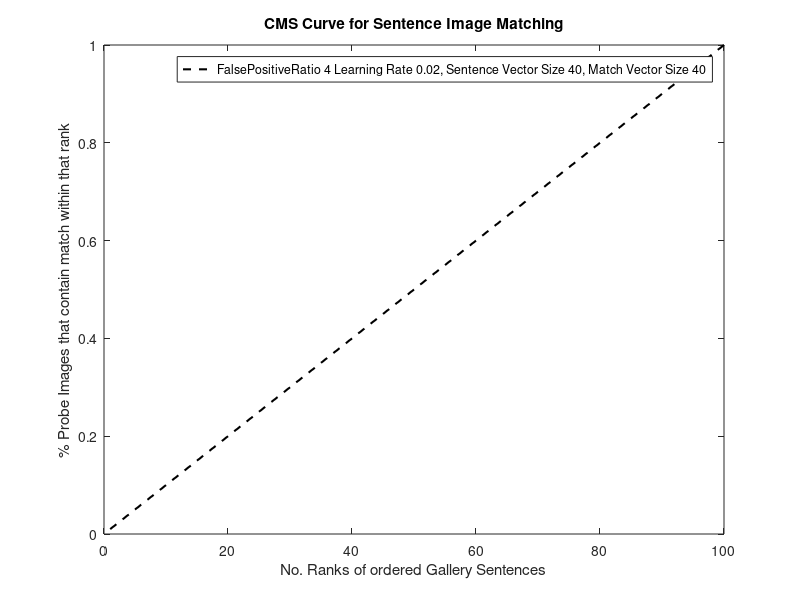

MATLAB code for this plot:
%%%%%%%%%%%%%%%%%%%%%%%%%%%%%%%%%%%%%%%%%%%%%%%%%%%%%%%%%%%%%%%%
%%displayResults.m
%%Method to show bunch of results together if already exist
%%Will NOT extract new ones
%%%%%%%%%%%%%%%%%%%%%%%%%%%%%%%%%%%%%%%%%%%%%%%%%%%%%%%%%%%%%%%5
clear; clc;
close all;

IMAGES=0;
SENTENCES=1;
SENTENCEIMAGES=2;
SENTENCESPECIFIC=3;
IMAGESPECIFIC=4;
NORMAL=0;
SIMWORDS=1;
USELESSWORDS=2;

MEAN=1;
MAX=2;
MATRIX=3;

READ_ALL=3;
READ_DISTORT=4;

mode=SENTENCEIMAGES;

imageClassifier='XQDA';
imageFeature='autoEncode2d';
trainLevel=3;
noImages=0;
imageTrainType='pairs';
imageSizes=[40,50];%display all imageHiddenSizes default
imageRetinex=[0]; %1 or 0
imageMaxEpoch=[[100,50,100]];%[200,100,200], [400,200,400]
imageReadIn=[READ_DISTORT];%READ_ALL
imageTrainingSizes= [1000,2000]; %2000,1500,1000,500
imageHiddenSizes=[[1000,200];[1500, 200];[1500,100]];
imageNumRanks=1000;

% Will be the same for all exps
sentenceFeature='autoEncodeSentences';
sentenceTrainLevel='3';
sentenceArrange='pairs';
sentencePrecise=1;
% Will vary
sentenceClassifier={'XQDA'}; %twoChannel2, twoChannel3, XQDA
sentenceSizes=[100,200,300,400,500];
sentenceNormalisation=[MATRIX];%MEAN, MODE
sentenceModes=[USELESSWORDS, SIMWORDS, NORMAL];%,SIMWORDS,USELESSWORDS
sentenceWindows=[3,5,7,10];
sentenceThresholds=[200,150,0];
sentenceHiddenSizes=[[100,40]];%etc
sentenceMaxEpochs=[[20,10,100]];
sentenceTrainSplit=[2000];%200
sentenceTop=0;%0 by default 0.4?
sentencesRun={
   %'XQDA_mode2_norm3outvectors_phrase_win7_threshold0_size100autoEncodeSentences_trainLevel3_pairs_hiddensizes10040_maxepochs2010100_trainsplit2000_precise0',...
  % 'XQDA_mode2_norm3outvectors_phrase_win10_threshold200_size200autoEncodeSentences_trainLevel3_pairs_hiddensizes10040_maxepochs2010100_trainsplit2000_precise0',...
   %'XQDA_mode2_norm3outvectors_phrase_win3_threshold200_size300autoEncodeSentences_trainLevel3_pairs_hiddensizes10040_maxepochs2010100_trainsplit2000_precise0',...
  % 'XQDA_mode2_norm3outvectors_phrase_win10_threshold200_size400autoEncodeSentences_trainLevel3_pairs_hiddensizes10040_maxepochs2010100_trainsplit2000_precise0',...
  % 'XQDA_mode2_norm3outvectors_phrase_win10_threshold200_size500autoEncodeSentences_trainLevel3_pairs_hiddensizes10040_maxepochs2010100_trainsplit2000_precise0'
   %'XQDA_mode1_norm3outvectors_phrase_win5_threshold0_size100autoEncodeSentences_trainLevel3_pairs_hiddensizes10040_maxepochs2010100_trainsplit2000_precise0',...
  % 'XQDA_mode1_norm3outvectors_phrase_win3_threshold150_size200autoEncodeSentences_trainLevel3_pairs_hiddensizes10040_maxepochs2010100_trainsplit2000_precise0',...
  % 'XQDA_mode1_norm3outvectors_phrase_win5_threshold0_size300autoEncodeSentences_trainLevel3_pairs_hiddensizes10040_maxepochs2010100_trainsplit2000_precise0',...
  % 'XQDA_mode1_norm3outvectors_phrase_win5_threshold0_size400autoEncodeSentences_trainLevel3_pairs_hiddensizes10040_maxepochs2010100_trainsplit2000_precise0',...
  % 'XQDA_mode1_norm3outvectors_phrase_win5_threshold200_size500autoEncodeSentences_trainLevel3_pairs_hiddensizes10040_maxepochs2010100_trainsplit2000_precise0'
    
   % 'XQDA_mode2_norm3outvectors_phrase_win10_threshold200_size200autoEncodeSentences_trainLevel3_pairs_hiddensizes10040_maxepochs2010100_trainsplit2000_precise0',...
   % 'XQDA_mode1_norm3outvectors_phrase_win5_threshold0_size100autoEncodeSentences_trainLevel3_pairs_hiddensizes10040_maxepochs2010100_trainsplit2000_precise0',...
   % 'XQDA_mode0_norm3outvectors_phrase_win5_threshold200_size200autoEncodeSentences_trainLevel3_pairs_hiddensizes10040_maxepochs2010100_trainsplit2000_precise0',...
   % 'XQDA_mode0_norm3outvectors_phrase_win10_threshold0_size300autoEncodeSentences_trainLevel3_pairs_hiddensizes10040_maxepochs2010100_trainsplit2000_precise0',...
   % 'XQDA_mode0_norm3outvectors_phrase_win7_threshold0_size400autoEncodeSentences_trainLevel3_pairs_hiddensizes10040_maxepochs2010100_trainsplit2000_precise0',...
   % 'XQDA_mode0_norm3outvectors_phrase_win5_threshold150_size400autoEncodeSentences_trainLevel3_pairs_hiddensizes10040_maxepochs2010100_trainsplit2000_precise0',...
   % 'XQDA_mode0_norm3outvectors_phrase_win3_threshold0_size500autoEncodeSentences_trainLevel3_pairs_hiddensizes10040_maxepochs2010100_trainsplit2000_precise0'
   
   'XQDA_mode1_norm3outvectors_phrase_win5_threshold0_size100autoEncodeSentences_trainLevel3_pairs_hiddensizes10040_maxepochs2010100_trainsplit2000_precise1',...
   'XQDA_mode1_norm3outvectors_phrase_win5_threshold0_size100autoEncodeSentences_trainLevel3_pairs_hiddensizes10040_maxepochs2010100_trainsplit2000_precise0'
   
    %'autoEncodeMatches_mode0_norm3outvectors_phrase_win10_threshold200_size300autoEncodeSentences_trainLevel3_pairs_hiddensizes10040_maxepochs2010100_trainsplit2000_precise0.mat',...
    %'twoChannel2_mode1_norm3outvectors_phrase_win10_threshold200_size500autoEncodeSentences_trainLevel3_pairs_hiddensizes10040_maxepochs2010100_trainsplit2000_precise0',...
    %'twoChannel_mode0_norm3outvectors_phrase_win3_threshold100_size50autoEncodeSentences_trainLevel3_pairs_hiddensizes200100_maxepochs102050_trainsplit200.mat'
};

sentenceImagesRun={
   % 'twoChannel2_autoEncode2d_1pca200402010201010051mode0_norm3outvectors_phrase_win10_threshold150_size100autoEncodeSentences_trainLevel3_pairs_hiddensizes10040_maxepochs2010100_trainsplit2000_precise0.mat.mat',...
    %'twoChannel2_autoEncode2d_1pca2004020102010100510.01500mode1_norm3outvectors_phrase_win5_threshold0_size100autoEncodeSentences_trainLevel3_pairs_hiddensizes10040_maxepochs2010100_trainsplit2000_precise0.mat.mat',...
    %'twoChannel3_autoEncode2d_1pca2004020102010100510.01500mode0_norm3outvectors_phrase_win10_threshold150_size100autoEncodeSentences_trainLevel3_pairs_hiddensizes10040_maxepochs2010100_trainsplit2000_precise0.mat.mat'

%    'precisetwoChannel2_autoEncode2d_1lda1004020102010100500.0110001mode1_norm3outvectors_phrase_win5_threshold0_size100autoEncodeSentences_trainLevel3_pairs_hiddensizes10040_maxepochs2010100_trainsplit2000_precise0.mat.mat',... 
%    'precisetwoChannel2_autoEncode2d_1pca1004020102010100500.0110001mode1_norm3outvectors_phrase_win5_threshold0_size100autoEncodeSentences_trainLevel3_pairs_hiddensizes10040_maxepochs2010100_trainsplit2000_precise0.mat.mat',... 
%              'twoChannel2_autoEncode2d_1lda1004020102010100500.0110000mode1_norm3outvectors_phrase_win5_threshold0_size100autoEncodeSentences_trainLevel3_pairs_hiddensizes10040_maxepochs2010100_trainsplit2000_precise0.mat.mat', ...
%               'twoChannel2_autoEncode2d_1pca1004020102010100500.0110000mode1_norm3outvectors_phrase_win5_threshold0_size100autoEncodeSentences_trainLevel3_pairs_hiddensizes10040_maxepochs2010100_trainsplit2000_precise0.mat.mat' ,...
% 'twoChannel2_LOMO_4lda1004020102010100500.0310000mode1_norm3outvectors_phrase_win5_threshold0_size100autoEncodeSentences_trainLevel3_pairs_hiddensizes10040_maxepochs2010100_trainsplit2000_precise0.mat.mat',...
%'twoChannel2_LOMO_10lda1004020102010100500.0310000mode1_norm3outvectors_phrase_win5_threshold0_size100autoEncodeSentences_trainLevel3_pairs_hiddensizes10040_maxepochs2010100_trainsplit2000_precise0.mat.mat',...
%              'twoChannel2_LOMO_4lda1004020102010100500.0210000mode1_norm3outvectors_phrase_win5_threshold0_size100autoEncodeSentences_trainLevel3_pairs_hiddensizes10040_maxepochs2010100_trainsplit2000_precise0.mat.mat',...
%'twoChannel2_LOMO_10lda1004020102010100500.0210000mode1_norm3outvectors_phrase_win5_threshold0_size100autoEncodeSentences_trainLevel3_pairs_hiddensizes10040_maxepochs2010100_trainsplit2000_precise0.mat.mat',...
%'precisetwoChannel2_LOMO_1lda1004020102010100500.0110001mode1_norm3outvectors_phrase_win5_threshold0_size100autoEncodeSentences_trainLevel3_pairs_hiddensizes10040_maxepochs2010100_trainsplit2000_precise0.mat.mat',...
%'twoChannel2_LOMO_1lda1004020102010100500.0110000mode1_norm3outvectors_phrase_win5_threshold0_size100autoEncodeSentences_trainLevel3_pairs_hiddensizes10040_maxepochs2010100_trainsplit2000_precise0.mat.mat',...
%'twoChannel2_LOMO_2lda1004020102010100500.0110000mode1_norm3outvectors_phrase_win5_threshold0_size100autoEncodeSentences_trainLevel3_pairs_hiddensizes10040_maxepochs2010100_trainsplit2000_precise0.mat.mat',...
%'twoChannel2_LOMO_3lda1004020102010100500.0110000mode1_norm3outvectors_phrase_win5_threshold0_size100autoEncodeSentences_trainLevel3_pairs_hiddensizes10040_maxepochs2010100_trainsplit2000_precise0.mat.mat',...
%'twoChannel2_LOMO_4lda1004020102010100500.0110000mode1_norm3outvectors_phrase_win5_threshold0_size100autoEncodeSentences_trainLevel3_pairs_hiddensizes10040_maxepochs2010100_trainsplit2000_precise0.mat.mat',...
%'twoChannel2_LOMO_5lda1004020102010100500.0110000mode1_norm3outvectors_phrase_win5_threshold0_size100autoEncodeSentences_trainLevel3_pairs_hiddensizes10040_maxepochs2010100_trainsplit2000_precise0.mat.mat',...
%'twoChannel2_LOMO_10lda1004020102010100500.0110000mode1_norm3outvectors_phrase_win5_threshold0_size100autoEncodeSentences_trainLevel3_pairs_hiddensizes10040_maxepochs2010100_trainsplit2000_precise0.mat.mat'

%'twoChannel2_autoEncode2d_mirrored1lda1004020102010100500.0110000mode1_norm3outvectors_phrase_win5_threshold0_size100autoEncodeSentences_trainLevel3_pairs_hiddensizes10040_maxepochs2010100_trainsplit2000_precise0.mat.mat',...
%'twoChannel2_autoEncode2d_mirrored1pca1004020102010100500.0110000mode1_norm3outvectors_phrase_win5_threshold0_size100autoEncodeSentences_trainLevel3_pairs_hiddensizes10040_maxepochs2010100_trainsplit2000_precise0.mat.mat',...
%'twoChannel2_autoEncode2d_none1lda1004020102010100500.0110000mode1_norm3outvectors_phrase_win5_threshold0_size100autoEncodeSentences_trainLevel3_pairs_hiddensizes10040_maxepochs2010100_trainsplit2000_precise0.mat.mat',...
%'twoChannel2_autoEncode2d_none1pca1004020102010100500.0110000mode1_norm3outvectors_phrase_win5_threshold0_size100autoEncodeSentences_trainLevel3_pairs_hiddensizes10040_maxepochs2010100_trainsplit2000_precise0.mat.mat',...
%'twoChannel2_LOMO_mirrored1lda1004020102010100500.0110000mode1_norm3outvectors_phrase_win5_threshold0_size100autoEncodeSentences_trainLevel3_pairs_hiddensizes10040_maxepochs2010100_trainsplit2000_precise0.mat.mat',...
%'twoChannel2_LOMO_mirrored1pca1004020102010100500.0110000mode1_norm3outvectors_phrase_win5_threshold0_size100autoEncodeSentences_trainLevel3_pairs_hiddensizes10040_maxepochs2010100_trainsplit2000_precise0.mat.mat',...
%'twoChannel2_LOMO_none1lda1004020102010100500.0110000mode1_norm3outvectors_phrase_win5_threshold0_size100autoEncodeSentences_trainLevel3_pairs_hiddensizes10040_maxepochs2010100_trainsplit2000_precise0.mat.mat',...
%'twoChannel2_LOMO_none1pca1004020102010100500.0110000mode1_norm3outvectors_phrase_win5_threshold0_size100autoEncodeSentences_trainLevel3_pairs_hiddensizes10040_maxepochs2010100_trainsplit2000_precise0.mat.mat',...
%'precisetwoChannel2_autoEncode2d_mirrored1lda1004020102010100500.0110001mode1_norm3outvectors_phrase_win5_threshold0_size100autoEncodeSentences_trainLevel3_pairs_hiddensizes10040_maxepochs2010100_trainsplit2000_precise0.mat.mat',...
%'precisetwoChannel2_autoEncode2d_mirrored1pca1004020102010100500.0110001mode1_norm3outvectors_phrase_win5_threshold0_size100autoEncodeSentences_trainLevel3_pairs_hiddensizes10040_maxepochs2010100_trainsplit2000_precise0.mat.mat',...
%'precisetwoChannel2_autoEncode2d_none1lda1004020102010100500.0110001mode1_norm3outvectors_phrase_win5_threshold0_size100autoEncodeSentences_trainLevel3_pairs_hiddensizes10040_maxepochs2010100_trainsplit2000_precise0.mat.mat',...
%'precisetwoChannel2_autoEncode2d_none1pca1004020102010100500.0110001mode1_norm3outvectors_phrase_win5_threshold0_size100autoEncodeSentences_trainLevel3_pairs_hiddensizes10040_maxepochs2010100_trainsplit2000_precise0.mat.mat',...
%'precisetwoChannel2_LOMO_none1lda1004020102010100500.0310001mode1_norm3outvectors_phrase_win5_threshold0_size100autoEncodeSentences_trainLevel3_pairs_hiddensizes10040_maxepochs2010100_trainsplit2000_precise0.mat.mat',...
%'precisetwoChannel2_LOMO_mirrored1lda1004020102010100500.0310001mode1_norm3outvectors_phrase_win5_threshold0_size100autoEncodeSentences_trainLevel3_pairs_hiddensizes10040_maxepochs2010100_trainsplit2000_precise0.mat.mat',...
%'twoChannel2_LOMO_none1lda1004020102010100500.0310000mode1_norm3outvectors_phrase_win5_threshold0_size100autoEncodeSentences_trainLevel3_pairs_hiddensizes10040_maxepochs2010100_trainsplit2000_precise0.mat.mat',...
%'twoChannel2_LOMO_mirrored1lda1004020102010100500.0310000mode1_norm3outvectors_phrase_win5_threshold0_size100autoEncodeSentences_trainLevel3_pairs_hiddensizes10040_maxepochs2010100_trainsplit2000_precise0.mat.mat',...

%RESULTS FOR AUTOENCODE
%'precisetwoChannel2_autoEncode2d_mirrored1lda1004020102010100500.0110001mode1_norm3outvectors_phrase_win5_threshold0_size100autoEncodeSentences_trainLevel3_pairs_hiddensizes10040_maxepochs2010100_trainsplit2000_precise0.mat.mat',...
%'precisetwoChannel2_autoEncode2d_mirrored1pca1004020102010100500.0110001mode1_norm3outvectors_phrase_win5_threshold0_size100autoEncodeSentences_trainLevel3_pairs_hiddensizes10040_maxepochs2010100_trainsplit2000_precise0.mat.mat',...
%'precisetwoChannel2_autoEncode2d_none1lda1004020102010100500.0110001mode1_norm3outvectors_phrase_win5_threshold0_size100autoEncodeSentences_trainLevel3_pairs_hiddensizes10040_maxepochs2010100_trainsplit2000_precise0.mat.mat',...
%'precisetwoChannel2_autoEncode2d_none1pca1004020102010100500.0110001mode1_norm3outvectors_phrase_win5_threshold0_size100autoEncodeSentences_trainLevel3_pairs_hiddensizes10040_maxepochs2010100_trainsplit2000_precise0.mat.mat',...
%'twoChannel2_autoEncode2d_mirrored1lda1004020102010100500.0110000mode1_norm3outvectors_phrase_win5_threshold0_size100autoEncodeSentences_trainLevel3_pairs_hiddensizes10040_maxepochs2010100_trainsplit2000_precise0.mat.mat',...
%'twoChannel2_autoEncode2d_mirrored1pca1004020102010100500.0110000mode1_norm3outvectors_phrase_win5_threshold0_size100autoEncodeSentences_trainLevel3_pairs_hiddensizes10040_maxepochs2010100_trainsplit2000_precise0.mat.mat',...
%'twoChannel2_autoEncode2d_none1lda1004020102010100500.0110000mode1_norm3outvectors_phrase_win5_threshold0_size100autoEncodeSentences_trainLevel3_pairs_hiddensizes10040_maxepochs2010100_trainsplit2000_precise0.mat.mat',...
%'twoChannel2_autoEncode2d_none1pca1004020102010100500.0110000mode1_norm3outvectors_phrase_win5_threshold0_size100autoEncodeSentences_trainLevel3_pairs_hiddensizes10040_maxepochs2010100_trainsplit2000_precise0.mat.mat',...

%RESULTS FOR LOMO
%'precisetwoChannel2_LOMO_mirrored1lda1004020102010100500.0110001mode1_norm3outvectors_phrase_win5_threshold0_size100autoEncodeSentences_trainLevel3_pairs_hiddensizes10040_maxepochs2010100_trainsplit2000_precise0.mat.mat',...
%'precisetwoChannel2_LOMO_mirrored1pca1004020102010100500.0110001mode1_norm3outvectors_phrase_win5_threshold0_size100autoEncodeSentences_trainLevel3_pairs_hiddensizes10040_maxepochs2010100_trainsplit2000_precise0.mat.mat',...
%'precisetwoChannel2_LOMO_none1lda1004020102010100500.0110001mode1_norm3outvectors_phrase_win5_threshold0_size100autoEncodeSentences_trainLevel3_pairs_hiddensizes10040_maxepochs2010100_trainsplit2000_precise0.mat.mat',...
%'precisetwoChannel2_LOMO_none1pca1004020102010100500.0110001mode1_norm3outvectors_phrase_win5_threshold0_size100autoEncodeSentences_trainLevel3_pairs_hiddensizes10040_maxepochs2010100_trainsplit2000_precise0.mat.mat',...
%'twoChannel2_LOMO_mirrored1lda1004020102010100500.0110000mode1_norm3outvectors_phrase_win5_threshold0_size100autoEncodeSentences_trainLevel3_pairs_hiddensizes10040_maxepochs2010100_trainsplit2000_precise0.mat.mat',...
%'twoChannel2_LOMO_mirrored1pca1004020102010100500.0110000mode1_norm3outvectors_phrase_win5_threshold0_size100autoEncodeSentences_trainLevel3_pairs_hiddensizes10040_maxepochs2010100_trainsplit2000_precise0.mat.mat',...
%'twoChannel2_LOMO_none1lda1004020102010100500.0110000mode1_norm3outvectors_phrase_win5_threshold0_size100autoEncodeSentences_trainLevel3_pairs_hiddensizes10040_maxepochs2010100_trainsplit2000_precise0.mat.mat',...
%'twoChannel2_LOMO_none1pca1004020102010100500.0110000mode1_norm3outvectors_phrase_win5_threshold0_size100autoEncodeSentences_trainLevel3_pairs_hiddensizes10040_maxepochs2010100_trainsplit2000_precise0.mat.mat'

%RESULTS FOR BEST LOMO (MIRRORED, LDA, NON-PRECISE) DIFF FALSEPOS RATIOS
%'twoChannel2_LOMO_mirrored1lda1004020102010100500.0110000mode1_norm3outvectors_phrase_win5_threshold0_size100autoEncodeSentences_trainLevel3_pairs_hiddensizes10040_maxepochs2010100_trainsplit2000_precise0.mat.mat',...
%'twoChannel2_LOMO_2lda1004020102010100500.0110000mode1_norm3outvectors_phrase_win5_threshold0_size100autoEncodeSentences_trainLevel3_pairs_hiddensizes10040_maxepochs2010100_trainsplit2000_precise0.mat.mat',...
%'twoChannel2_LOMO_3lda1004020102010100500.0110000mode1_norm3outvectors_phrase_win5_threshold0_size100autoEncodeSentences_trainLevel3_pairs_hiddensizes10040_maxepochs2010100_trainsplit2000_precise0.mat.mat',...
%'twoChannel2_LOMO_4lda1004020102010100500.0110000mode1_norm3outvectors_phrase_win5_threshold0_size100autoEncodeSentences_trainLevel3_pairs_hiddensizes10040_maxepochs2010100_trainsplit2000_precise0.mat.mat',...
%'twoChannel2_LOMO_5lda1004020102010100500.0110000mode1_norm3outvectors_phrase_win5_threshold0_size100autoEncodeSentences_trainLevel3_pairs_hiddensizes10040_maxepochs2010100_trainsplit2000_precise0.mat.mat',...
%'twoChannel2_LOMO_10lda1004020102010100500.0110000mode1_norm3outvectors_phrase_win5_threshold0_size100autoEncodeSentences_trainLevel3_pairs_hiddensizes10040_maxepochs2010100_trainsplit2000_precise0.mat.mat'

%two channel learning rates
%'twoChannel2_LOMO_4lda1004020102010100500.0110000mode1_norm3outvectors_phrase_win5_threshold0_size100autoEncodeSentences_trainLevel3_pairs_hiddensizes10040_maxepochs2010100_trainsplit2000_precise0.mat.mat',...
%'twoChannel2_LOMO_4lda1004020102010100500.0210000mode1_norm3outvectors_phrase_win5_threshold0_size100autoEncodeSentences_trainLevel3_pairs_hiddensizes10040_maxepochs2010100_trainsplit2000_precise0.mat.mat',...
%'twoChannel2_LOMO_4lda1004020102010100500.0310000mode1_norm3outvectors_phrase_win5_threshold0_size100autoEncodeSentences_trainLevel3_pairs_hiddensizes10040_maxepochs2010100_trainsplit2000_precise0.mat.mat',...
%'twoChannel2_LOMO_10lda1004020102010100500.0110000mode1_norm3outvectors_phrase_win5_threshold0_size100autoEncodeSentences_trainLevel3_pairs_hiddensizes10040_maxepochs2010100_trainsplit2000_precise0.mat.mat',...
%'twoChannel2_LOMO_10lda1004020102010100500.0210000mode1_norm3outvectors_phrase_win5_threshold0_size100autoEncodeSentences_trainLevel3_pairs_hiddensizes10040_maxepochs2010100_trainsplit2000_precise0.mat.mat',...
%'twoChannel2_LOMO_10lda1004020102010100500.0310000mode1_norm3outvectors_phrase_win5_threshold0_size100autoEncodeSentences_trainLevel3_pairs_hiddensizes10040_maxepochs2010100_trainsplit2000_precise0.mat.mat'
%'twoChannel2_LOMO_4lda1004020102010100500.0210000mode1_norm3outvectors_phrase_win5_threshold0_size100autoEncodeSentences_trainLevel3_pairs_hiddensizes10040_maxepochs2010100_trainsplit2000_precise0.mat.mat',...


'twoChannel2_LOMO_4lda1004020102010100500.0210000mode1_norm3outvectors_phrase_win5_threshold0_size100autoEncodeSentences_trainLevel3_pairs_hiddensizes10040_maxepochs2010100_trainsplit2000_precise0.mat.mat',...
'twoChannel2_LOMO_10lda1004020102010100500.0210000mode1_norm3outvectors_phrase_win5_threshold0_size100autoEncodeSentences_trainLevel3_pairs_hiddensizes10040_maxepochs2010100_trainsplit2000_precise0.mat.mat',...
'twoChannel2_LOMO_mirrored10lda1004020102010100500.0210000mode1_norm3outvectors_phrase_win5_threshold0_size100autoEncodeSentences_trainLevel3_pairs_hiddensizes10040_maxepochs2010100_trainsplit2000_precise0.mat.mat',...
'twoChannel2_LOMO_mirrored10lda1004020102010100500.0210000mode1_norm3outvectors_phrase_win5_threshold0_size100autoEncodeSentences_trainLevel3_pairs_hiddensizes10050_maxepochs2010100_trainsplit2000_precise0.mat.mat',...
'twoChannel2_LOMO_mirrored10lda1004020102010100500.0210000mode1_norm3outvectors_phrase_win5_threshold0_size100autoEncodeSentences_trainLevel3_pairs_hiddensizes10060_maxepochs2010100_trainsplit2000_precise0.mat.mat'


};

imagesRun={
%'XQDA-autoEncode2d-0-4-2000-pairs-3-1500-200-100-50-100-0-50-50-mirroredpca.mat',...
%'XQDA-autoEncode2d-0-4-2000-pairs-3-1500-200-100-50-100-0-50-50-nonepca.mat',...
%'XQDA-autoEncode2d-0-4-2000-pairs-3-1500-200-100-50-100-0-50-50-mirroredlda.mat',...
%'XQDA-autoEncode2d-0-4-2000-pairs-3-1500-200-100-50-100-0-50-50-nonelda.mat',...
%'XQDA-autoEncode2d-0-4-2000-pairs-3-1500-200-100-50-100-0-50-50-none.mat',...
%'XQDA-autoEncode2d-0-4-2000-pairs-3-1500-200-100-50-100-0-50-50-mirrored.mat'
%'XQDA-LOMO-0-4-2000-pairs-3-1500-200-100-50-100-0-50-50-mirroredpca.mat',...
%'XQDA-LOMO-0-4-2000-pairs-3-1500-200-100-50-100-0-50-50-nonepca.mat',...
%'XQDA-LOMO-0-4-2000-pairs-3-1500-200-100-50-100-0-50-50-mirroredlda.mat',...
%'XQDA-LOMO-0-4-2000-pairs-3-1500-200-100-50-100-0-50-50-nonelda.mat',...
%'XQDA-LOMO-0-4-2000-pairs-3-1500-200-100-50-100-0-50-50-none.mat',...
%'XQDA-LOMO-0-4-2000-pairs-3-1500-200-100-50-100-0-50-50-mirrored.mat'

'XQDA_ALEX_3_60_0.txt',...
'XQDA_VGG_3_60_0.txt',...
'XQDA_LOMO_3_60_0.txt'
};

presetLabels={
    'FalsePositiveRatio 4 Learning Rate 0.02, Sentence Vector Size 40, Match Vector Size 40',...
    'FalsePositiveRatio 10 Learning Rate 0.02, Sentence Vector Size 40, Match Vector Size 40',...
    'FalsePositiveRatio 10 Learning Rate 0.02, Sentence Vector Size 40, Match Vector Size 30',...
    'FalsePositiveRatio 10 Learning Rate 0.02, Sentence Vector Size 50, Match Vector Size 40',...
    'FalsePositiveRatio 10 Learning Rate 0.02, Sentence Vector Size 60, Match Vector Size 40 '

   
};


%{
presetLabels={
   
    'ALEXNET. 60% Training Samples. ResizeMethod READALL',...
     'VGGNET. 60% Training Samples. ResizeMethod READALL',...
     'LOMO. 60% Training Samples. ResizeMethod READALL'

   %'AutoEncodeImg. Extended using Mirrored. Reduced using PCA',...
   % 'AutoEncodeImg. Not Extended. Reduced using PCA',...
   % 'AutoEncodeImg. Extended using Mirrored. Reduced using LDA',...
   % 'AutoEncodeImg. Not Extended. Reduced using LDA',...
   % 'AutoEncodeImg. Extended using Mirrored. Not Reduced',...
   % 'AutoEncodeImg. Not Extended. Not Reduced'
    %'LOMO. Extended using Mirrored. Reduced using PCA',...
    %'LOMO. Not Extended. Reduced using PCA',...
    %'LOMO. Extended using Mirrored. Reduced using LDA',...
    %'LOMO. Not Extended. Reduced using LDA',...
    %'LOMO. Not Extended. Not Reduced',...
    %'LOMO. Extended using Mirrored. Not Reduced'
};
%}

%{
presetLabels={
    'FalsePositiveRatio 4 Learning Rate 0.01',...
    'FalsePositiveRatio 4 Learning Rate 0.02',...
    'FalsePositiveRatio 4 Learning Rate 0.03',...
    'FalsePositiveRatio 10 Learning Rate 0.01',...
    'FalsePositiveRatio 10 Learning Rate 0.02',...
    'FalsePositiveRatio 10 Learning Rate 0.03',...    
};
%}

%{
presetLabels={
    'FalsePositiveRatio 1',...
    'FalsePositiveRatio 2',...
    'FalsePositiveRatio 3',...
    'FalsePositiveRatio 4',...
    'FalsePositiveRatio 5',...
    'FalsePositiveRatio 10'
};
%}
%{
presetLabels={
    'LOMO. Precise. Extended using mirrored. Reduced using LDA',...
    'LOMO. Precise. Extended using mirrored. Reduced using PCA',...
    'LOMO. Precise. Not Extended. Reduced using LDA',...
    'LOMO. Precise. Not Extended. Reduced using PCA',...
    'LOMO. Non-Precise. Extended using mirrored. Reduced using LDA',...
    'LOMO. Non-Precise. Extended using mirrored. Reduced using PCA',...
    'LOMO. Non-Precise. Not Extended. Reduced using LDA',...
    'LOMO. Non-Precise. Not Extended. Reduced using PCA'
};
%}
%{
presetLabels={
    'AutoEncodeImg. Precise. Extended using mirrored. Reduced using LDA',...
    'AutoEncodeImg. Precise. Extended using mirrored. Reduced using PCA',...
    'AutoEncodeImg. Precise. Not Extended. Reduced using LDA',...
    'AutoEncodeImg. Precise. Not Extended. Reduced using PCA',...
    'AutoEncodeImg. Non-Precise. Extended using mirrored. Reduced using LDA',...
    'AutoEncodeImg. Non-Precise. Extended using mirrored. Reduced using PCA',...
    'AutoEncodeImg. Non-Precise. Not Extended. Reduced using LDA',...
    'AutoEncodeImg. Non-Precise. Not Extended. Reduced using PCA'
};

%}


colormap winter
figure;
switch(mode)
    case IMAGES
        %% Create given configuration for all graphs shown
        config='';
        vals=[imageSizes(1),imageRetinex(1),[imageMaxEpoch(1)],imageReadIn(1),imageTrainingSizes(1), [imageHiddenSizes(1)]];
        descrips={'imagesize ','retinex ','maxepochs ', 'imagereadinmethod ','imagetrainingsize ', 'hiddensizes '};
        dimensions=[length(imageSizes),length(imageRetinex),size(imageMaxEpoch,1),length(imageReadIn),length(imageTrainingSizes), size(imageHiddenSizes,1)];
        idx=find(dimensions==1);
        varyIndexes=setdiff([1:size(dimensions,2)],idx);
        for i=1:length(idx)
           %descrips(idx(i))
           config=strcat(config,descrips(idx(i)),num2str(vals(idx(i))));
        end
        labels=cell(length(imageSizes)*length(imageRetinex)*length(imageReadIn)*length(imageTrainingSizes)*size(imageMaxEpoch,1)*size(imageHiddenSizes,1),1);
        %% Find if images have been extracted and show results
        for s=1:length(imageSizes)
           for r= 1:length(imageRetinex)
               for i=1:length(imageReadIn)
                  for t=1:length(imageTrainingSizes)
                      for e=1:size(imageMaxEpoch,1)
                          for h=1:size(imageHiddenSizes,1)
                              %Get variedparts
                              name='';
                              for n= 1: length(varyIndexes)
                                  switch (varyIndexes(n))
                                      case 1
                                          name=strcat(name,'imageSize-',num2str(imageSizes(s)));
    
                                      case 2
                                          name=strcat(name,'retinex-',num2str(imageRetinex(r)));
                                      case 4
                                          name=strcat(name,'imagereadin method-',num2str(imageReadIn(i)));
                                      case 5
                                          name=strcat(name,'trainingSize-',num2str(imageTrainingSizes(t)));
                                      case 3
                                          name=strcat(name,'maxEpochs-',num2str(imageMaxEpoch(e,1)),num2str(imageMaxEpoch(e,2)),num2str(imageMaxEpoch(e,3)));
                                      case 6
                                          name=strcat(name,'hiddenSizes-',num2str(imageHiddenSizes(h,1)),num2str(imageHiddenSizes(h,2)));
                                  end
                              end
                              fileNames={imageClassifier,imageFeature,num2str(noImages),num2str(imageReadIn(i)), num2str(imageTrainingSizes(t)), imageTrainType,num2str(trainLevel),num2str( imageHiddenSizes(h,1)), num2str(imageHiddenSizes(h,2)), num2str(imageMaxEpoch(e,1)),num2str(imageMaxEpoch(e,2)),num2str(imageMaxEpoch(e,3)),num2str(imageRetinex(r)),num2str(imageSizes(s)),num2str(imageSizes(s))};
                              
                              fileName=strjoin(fileNames,'-');
                              fileName=strcat('../results/images/',fileName,'.mat');
                                if (exist(fileName, 'file') == 2) 
                                    fprintf('filename %s found, extracting now\n',fileName);
                                    labels{h+(size(imageHiddenSizes,1)*(e-1))+(size(imageHiddenSizes,1)*size(imageMaxEpoch,1)*(t-1))+(size(imageHiddenSizes,1)*length(imageTrainingSizes)*size(imageMaxEpoch,1)*(i-1))+(size(imageHiddenSizes,1)*length(imageTrainingSizes)*size(imageMaxEpoch,1)*length(imageReadIn)*(r-1))+(size(imageHiddenSizes,1)*length(imageTrainingSizes)*size(imageMaxEpoch,1)*length(imageReadIn)*length(imageRetinex)*(s-1)),1}=name; 
                                    load( fileName);
                                    switch(s)
                                        case 1
                                            color='';
                                            widthy=1.5;
                                        case 2
                                            color=':';
                                            widthy=1.5;
                                        case 3
                                            color='';
                                            widthy=1.5;
                                    end
                                    plot(1 : size(meanCms,2), meanCms,color,'LineWidth',widthy)
                                    hold on;
                                else
                                    fprintf('filename %s not found\n',fileName);
                                end
                          end
                      end
                  end
               end
           end
        end
        labels
        config{1}
        title(sprintf('CMS Curve for CUHK03 Image Matching'))
        %title(sprintf('CMS Curve for CUHK03 Image Matching with %s', config{1}))
        xlabel('No. Ranks of ordered Gallery Images') % x-axis label
        ylabel('% Probe Images that contain match within that rank') % y-axis label
        labels=labels(~cellfun('isempty',labels))  
        legend(labels);
        

    case SENTENCES
        %% Create given configuration for all graphs shown
        config=strcat('feature', sentenceFeature,'trainlevel', sentenceTrainLevel, 'sentencearrange',sentenceArrange, 'precision', sentencePrecise);
        vals=[sentenceClassifier{1},sentenceSizes(1),sentenceNormalisation(1), sentenceModes(1), sentenceWindows(1), sentenceThresholds(1), [sentenceHiddenSizes(1)],[sentenceMaxEpochs(1)],sentenceTrainSplit(1)];
        descrips={'classifier ','size ','normalisation method ', 'mode ','window ', 'thresholds','hiddensizes ', 'max epochs', 'trainingsplit'};
        dimensions=[length(sentenceClassifier),length(sentenceSizes),length(sentenceNormalisation), length(sentenceModes), length(sentenceWindows), length(sentenceThresholds),size(sentenceHiddenSizes,1),size(sentenceMaxEpochs,1),length(sentenceTrainSplit)];
        idx=find(dimensions==1);
        varyIndexes=setdiff([1:size(dimensions,2)],idx);
        %Config are things that are constant throughout experiment
        for i=1:length(idx)
           %descrips(idx(i))
           config=strcat(config,descrips(idx(i)),num2str(vals(idx(i))));
        end
        labels=cell(length(sentenceClassifier)*length(sentenceSizes)*length(sentenceNormalisation)*length(sentenceModes)*length(sentenceWindows)*length(sentenceThresholds)*size(sentenceHiddenSizes,1)*size(sentenceMaxEpochs,1)*length(sentenceTrainSplit),1);
        %% Find if images have been extracted and show results
        for c=1:length(sentenceClassifier)
           for s= 1:length(sentenceSizes)
               for n=1:length(sentenceNormalisation)
                  for m=1:length(sentenceModes)
                      for w=1:length(sentenceWindows)
                          for t=1:length(sentenceThresholds)
                              for h=1:size(sentenceHiddenSizes,1)
                                  for e=1:size(sentenceMaxEpochs,1)
                                      for ts=1:length(sentenceTrainSplit)
                                          %Get variedparts
                                          name='';
                                                                                                                                            
                                          for v= 1: length(varyIndexes)
                                              switch (varyIndexes(v))
                                                  case 1
                                                      name=strcat(name,'classifier-',sentenceClassifier(c));
                                                  case 2
                                                      name=strcat(name,'size-',num2str(sentenceSizes(s)));
                                                  case 3
                                                      name=strcat(name,'normalisation-',num2str(sentenceNormalisation(n)));
                                                  case 4
                                                      name=strcat(name,'mode-',num2str(sentenceModes(m)));
                                                  case 5
                                                      name=strcat(name,'windows-',num2str(sentenceWindows(w)));
                                                  case 6
                                                      name=strcat(name,'thresholds-',num2str(sentenceThresholds(t)));
                                                  case 7
                                                      name=strcat(name,'hiddenSizes-',num2str(sentenceHiddenSizes(h,1)),num2str(sentenceHiddenSizes(h,2)));
                                                  case 8
                                                      name=strcat(name,'maxepochs-',num2str(sentenceMaxEpochs(e,1)),num2str(sentenceMaxEpochs(e,2)),num2str(sentenceMaxEpochs(e,3)));
                                                  case 9
                                                      name=strcat(name,'trainsplit-',num2str(sentenceTrainSplit(ts)));
                                              end
                                          end
                                          fileNames={sentenceClassifier{c},char(strcat('mode',num2str(sentenceModes(m)))),char(strcat('norm',num2str(sentenceNormalisation(n)),'outvectors')),'phrase',char(strcat('win',num2str(sentenceWindows(w)))),char(strcat('threshold',num2str(sentenceThresholds(t)))),char( strcat('size',num2str(sentenceSizes(s)),'autoEncodeSentences')),char(strcat('trainLevel',sentenceTrainLevel)), sentenceArrange, char(strcat('hiddensizes',num2str(sentenceHiddenSizes(h,1)),num2str(sentenceHiddenSizes(h,2)))), strcat('maxepochs', num2str(sentenceMaxEpochs(e,1)), num2str(sentenceMaxEpochs(e,2)), num2str(sentenceMaxEpochs(e,3))),char(strcat('trainsplit', num2str(sentenceTrainSplit(ts)))),char(strcat('precise', num2str(sentencePrecise))) };
                                          fileName=strjoin(fileNames,'_');
                                          fileName=strcat('../results/sentences/',fileName,'.mat');
                                            if (exist(fileName, 'file') == 2) 
                                                fprintf('filename %s found, extracting now\n',fileName);
                                                load( fileName);
                                                if(meanCms(1,200)>=sentenceTop || sentenceTop==0)
                                                    labels{ts+ length(sentenceTrainSplit)*(ts-1)+length(sentenceTrainSplit)*size(sentenceMaxEpochs,1)*(e-1)+length(sentenceTrainSplit)*size(sentenceMaxEpochs,1)*size(sentenceHiddenSizes,1)*(h-1)+length(sentenceTrainSplit)*size(sentenceMaxEpochs,1)*size(sentenceHiddenSizes,1)*length(sentenceThresholds)*(t-1)+length(sentenceTrainSplit)*size(sentenceMaxEpochs,1)*size(sentenceHiddenSizes,1)*length(sentenceThresholds)*length(sentenceWindows)*(w-1)+length(sentenceTrainSplit)*size(sentenceMaxEpochs,1)*size(sentenceHiddenSizes,1)*length(sentenceThresholds)*length(sentenceWindows)*length(sentenceModes)*(m-1)+length(sentenceTrainSplit)*size(sentenceMaxEpochs,1)*size(sentenceHiddenSizes,1)*length(sentenceThresholds)*length(sentenceWindows)*length(sentenceModes)*length(sentenceNormalisation)*(n-1)+length(sentenceTrainSplit)*size(sentenceMaxEpochs,1)*size(sentenceHiddenSizes,1)*length(sentenceThresholds)*length(sentenceWindows)*length(sentenceModes)*length(sentenceNormalisation)*length(sentenceSizes)*(s-1)+length(sentenceTrainSplit)*size(sentenceMaxEpochs,1)*size(sentenceHiddenSizes,1)*length(sentenceThresholds)*length(sentenceWindows)*length(sentenceModes)*length(sentenceNormalisation)*length(sentenceSizes)*length(sentenceClassifier)*(c-1),1}=name; 
                                                    if(sentenceTop~=0)
                                                        sentenceTop=meanCms(1,200);
                                                    end
                                                    plot(1 : size(meanCms,2), meanCms,'LineWidth',1.5)
                                                    hold on;
                                                end
                                            else
                                                fprintf('filename %s not found\n',fileName);
                                            end
                                      end
                                  end
                              end
                          end
                      end
                  end
               end
           end
        end
        labels
        title(sprintf('CMS Curve for Sentence Matching'))
        %title(sprintf('CMS Curve for Sentence Matching with %s', config{1}))
        xlabel('No. Ranks of ordered Gallery Sentences') % x-axis label
        ylabel('% Probe Sentences that contain match within that rank') % y-axis label
        labels=labels(~cellfun('isempty',labels))  
        legend(labels);
    
    case SENTENCESPECIFIC
        labels=cell(length(sentencesRun),1);
        
        for i=1:length(sentencesRun)
            props(i,:)=strsplit(sentencesRun{i},'_');
        end
        repeatVal=zeros(length(sentencesRun),size(props,2));
         for e=1:size(props,2)
            for i=1:length(sentencesRun)
               repeatdetected=0;
               for u=1:length(sentencesRun)
                    if( strcmp(props{i,e},props{u,e}))
                        repeatdetected=repeatdetected+1;
                    end
               end
               if(repeatdetected==(length(sentencesRun)))
                  %props{i,e}=''; 
                  repeatVal(i,e)=1;
               end
            end
        end
        for e=1:size(props,2)
            for i=1:length(sentencesRun)
                if(repeatVal(i,e))
                    props{i,e}=' '; 
                end
            end
        end
        
        for i=1:length(sentencesRun)
            fileName=strcat('../results/sentences/',sentencesRun{i},'.mat');
            if (exist(fileName, 'file') == 2) 
                fprintf('filename %s found, extracting now\n',fileName);
                labels{i}=strcat(props{i,:});
                load( fileName);
                plot(1 : size(meanCms,2), meanCms,'LineWidth',1.5)
                hold on;
            else
            	fprintf('filename %s not found\n',fileName);
            end  
        end
        plot(1 : 100, 0.01:0.01:1,'k--','LineWidth',1.5)
        hold on;        
        title(sprintf('CMS Curve for Sentence Matching'))
        %title(sprintf('CMS Curve for Sentence Matching with %s', config{1}))
        xlabel('No. Ranks of ordered Gallery Sentences') % x-axis label
        ylabel('% Probe Sentences that contain match within that rank') % y-axis label
        labels=labels(~cellfun('isempty',labels))  
        legend(labels);
        
    case SENTENCEIMAGES
        labels=cell(length(sentenceImagesRun),1);
        
        for i=1:length(sentenceImagesRun)
            props(i,:)=strsplit(sentenceImagesRun{i},'_');
        end
        for e=1:size(props,2)
            for i=1:length(sentenceImagesRun)
               repeatdetected=0;
               for u=1:length(sentenceImagesRun)
                    if( strcmp(props{i,e},props{u,e}))
                        repeatdetected=repeatdetected+1;
                    end
               end
               if(repeatdetected==(length(sentenceImagesRun)))
                  %props{i,e}=''; 
                  repeatVal(i,e)=1;
               end
            end
        end
        for e=1:size(props,2)
            for i=1:length(sentenceImagesRun)
                if(repeatVal(i,e))
                    props{i,e}=' '; 
                end
            end
        end
        
        for i=1:length(sentenceImagesRun)
            fileName=strcat('../results/sentenceImages/',sentenceImagesRun{i});
            if (exist(fileName, 'file') == 2) 
                fprintf('filename %s found, extracting now\n',fileName);
                labels{i}=strcat(props{i,:});
                load( fileName);
                plot(1 : size(meanCms,2), meanCms,'LineWidth',1.5)
                hold on;
            else
            	fprintf('filename %s not found\n',fileName);
            end  
        end
        plot(1 : 100, 0.01:0.01:1,'k--','LineWidth',1.5)
        hold on;
        title(sprintf('CMS Curve for Sentence Image Matching'))
        %title(sprintf('CMS Curve for Sentence Matching with %s', config{1}))
        xlabel('No. Ranks of ordered Gallery Sentences') % x-axis label
        ylabel('% Probe Images that contain match within that rank') % y-axis label
        labels=labels(~cellfun('isempty',labels)) 
        
        labels=presetLabels;
        legend(labels);
        
     case IMAGESPECIFIC

        for i=1:length(imagesRun)
            fileName=strcat('../results/images/',imagesRun{i});
            if (exist(fileName, 'file') == 2) 
                fprintf('filename %s found, extracting now\n',fileName);
                if(isequal(strfind(fileName,'60'),[]))
                    load( fileName);
                else
                    meanCms=table2array(readtable(fileName));
                end
                plot(1 : size(meanCms,2), meanCms,'LineWidth',1.5)
                hold on;
            else
            	fprintf('filename %s not found\n',fileName);
            end  
        end
        plot(1 : 679, 1/679:1/679:1,'k--','LineWidth',1.5)
        hold on;       
        title(sprintf('CMS Curve for Image Matching'))
        %title(sprintf('CMS Curve for Sentence Matching with %s', config{1}))
        xlabel('No. Ranks of ordered Gallery Images') % x-axis label
        ylabel('% Probe Images that contain match within that rank') % y-axis label
        labels=presetLabels;
        legend(labels);   
    
end


    
 